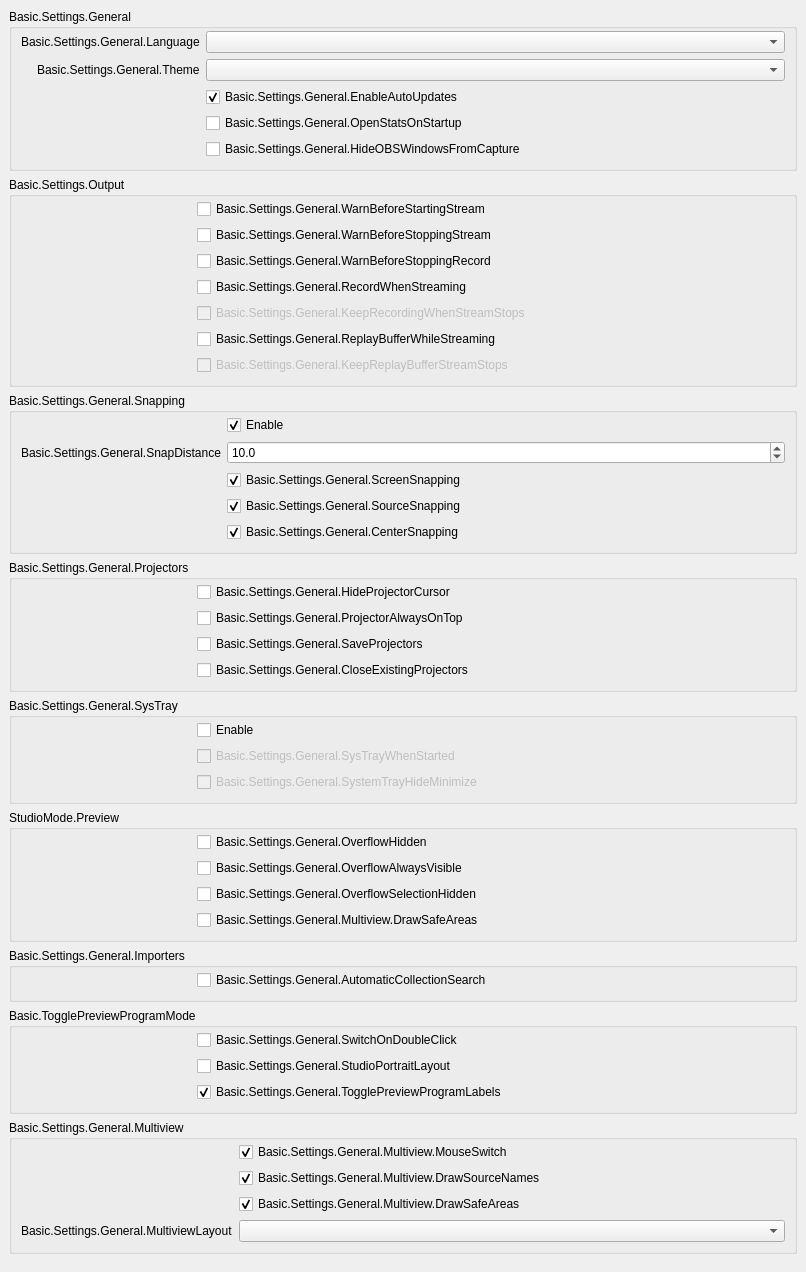
           <widget class="QWidget" name="scrollAreaWidgetContents_2">
            <property name="geometry">
             <rect>
              <x>0</x>
              <y>0</y>
              <width>806</width>
              <height>1181</height>
             </rect>
            </property>
            <layout class="QVBoxLayout" name="verticalLayout_19">
             <property name="leftMargin">
              <number>0</number>
             </property>
             <property name="topMargin">
              <number>0</number>
             </property>
             <property name="rightMargin">
              <number>0</number>
             </property>
             <property name="bottomMargin">
              <number>9</number>
             </property>
             <item>
              <widget class="QFrame" name="widget_2">
               <layout class="QVBoxLayout" name="verticalLayout_20">
                <item>
                 <widget class="QGroupBox" name="groupBox_15">
                  <property name="title">
                   <string>Basic.Settings.General</string>
                  </property>
                  <layout class="QFormLayout" name="formLayout_32">
                   <property name="fieldGrowthPolicy">
                    <enum>QFormLayout::AllNonFixedFieldsGrow</enum>
                   </property>
                   <property name="labelAlignment">
                    <set>Qt::AlignRight|Qt::AlignTrailing|Qt::AlignVCenter</set>
                   </property>
                   <property name="topMargin">
                    <number>2</number>
                   </property>
                   <item row="0" column="0">
                    <widget class="QLabel" name="label">
                     <property name="text">
                      <string>Basic.Settings.General.Language</string>
                     </property>
                     <property name="buddy">
                      <cstring>language</cstring>
                     </property>
                    </widget>
                   </item>
                   <item row="0" column="1">
                    <widget class="QComboBox" name="language"/>
                   </item>
                   <item row="1" column="0">
                    <widget class="QLabel" name="label_42">
                     <property name="text">
                      <string>Basic.Settings.General.Theme</string>
                     </property>
                     <property name="buddy">
                      <cstring>theme</cstring>
                     </property>
                    </widget>
                   </item>
                   <item row="1" column="1">
                    <widget class="QComboBox" name="theme"/>
                   </item>
                   <item row="2" column="0">
                    <spacer name="horizontalSpacer_3">
                     <property name="orientation">
                      <enum>Qt::Horizontal</enum>
                     </property>
                     <property name="sizeType">
                      <enum>QSizePolicy::Fixed</enum>
                     </property>
                     <property name="sizeHint" stdset="0">
                      <size>
                       <width>170</width>
                       <height>5</height>
                      </size>
                     </property>
                    </spacer>
                   </item>
                   <item row="2" column="1">
                    <widget class="QCheckBox" name="enableAutoUpdates">
                     <property name="text">
                      <string>Basic.Settings.General.EnableAutoUpdates</string>
                     </property>
                     <property name="checked">
                      <bool>true</bool>
                     </property>
                    </widget>
                   </item>
                   <item row="3" column="1">
                    <widget class="QCheckBox" name="openStatsOnStartup">
                     <property name="text">
                      <string>Basic.Settings.General.OpenStatsOnStartup</string>
                     </property>
                    </widget>
                   </item>
                   <item row="4" column="1">
                    <widget class="QCheckBox" name="hideOBSFromCapture">
                     <property name="text">
                      <string>Basic.Settings.General.HideOBSWindowsFromCapture</string>
                     </property>
                     <property name="toolTip">
                      <string>Basic.Settings.General.HideOBSWindowsFromCapture.Tooltip</string>
                     </property>
                    </widget>
                   </item>
                  </layout>
                 </widget>
                </item>
                <item>
                 <widget class="QGroupBox" name="groupBox_16">
                  <property name="title">
                   <string>Basic.Settings.Output</string>
                  </property>
                  <layout class="QFormLayout" name="formLayout_2">
                   <property name="fieldGrowthPolicy">
                    <enum>QFormLayout::AllNonFixedFieldsGrow</enum>
                   </property>
                   <property name="topMargin">
                    <number>2</number>
                   </property>
                   <item row="0" column="0">
                    <spacer name="horizontalSpacer_5">
                     <property name="orientation">
                      <enum>Qt::Horizontal</enum>
                     </property>
                     <property name="sizeType">
                      <enum>QSizePolicy::Fixed</enum>
                     </property>
                     <property name="sizeHint" stdset="0">
                      <size>
                       <width>170</width>
                       <height>5</height>
                      </size>
                     </property>
                    </spacer>
                   </item>
                   <item row="0" column="1">
                    <widget class="QCheckBox" name="warnBeforeStreamStart">
                     <property name="text">
                      <string>Basic.Settings.General.WarnBeforeStartingStream</string>
                     </property>
                    </widget>
                   </item>
                   <item row="1" column="1">
                    <widget class="QCheckBox" name="warnBeforeStreamStop">
                     <property name="text">
                      <string>Basic.Settings.General.WarnBeforeStoppingStream</string>
                     </property>
                    </widget>
                   </item>
                   <item row="2" column="1">
                    <widget class="QCheckBox" name="warnBeforeRecordStop">
                     <property name="text">
                      <string>Basic.Settings.General.WarnBeforeStoppingRecord</string>
                     </property>
                    </widget>
                   </item>
                   <item row="3" column="1">
                    <widget class="QCheckBox" name="recordWhenStreaming">
                     <property name="text">
                      <string>Basic.Settings.General.RecordWhenStreaming</string>
                     </property>
                    </widget>
                   </item>
                   <item row="4" column="1">
                    <widget class="QCheckBox" name="keepRecordStreamStops">
                     <property name="enabled">
                      <bool>false</bool>
                     </property>
                     <property name="text">
                      <string>Basic.Settings.General.KeepRecordingWhenStreamStops</string>
                     </property>
                    </widget>
                   </item>
                   <item row="5" column="1">
                    <widget class="QCheckBox" name="replayWhileStreaming">
                     <property name="text">
                      <string>Basic.Settings.General.ReplayBufferWhileStreaming</string>
                     </property>
                    </widget>
                   </item>
                   <item row="6" column="1">
                    <widget class="QCheckBox" name="keepReplayStreamStops">
                     <property name="enabled">
                      <bool>false</bool>
                     </property>
                     <property name="text">
                      <string>Basic.Settings.General.KeepReplayBufferStreamStops</string>
                     </property>
                    </widget>
                   </item>
                  </layout>
                 </widget>
                </item>
                <item>
                 <widget class="QGroupBox" name="groupBox_10">
                  <property name="enabled">
                   <bool>true</bool>
                  </property>
                  <property name="sizePolicy">
                   <sizepolicy hsizetype="Preferred" vsizetype="Maximum">
                    <horstretch>0</horstretch>
                    <verstretch>0</verstretch>
                   </sizepolicy>
                  </property>
                  <property name="title">
                   <string>Basic.Settings.General.Snapping</string>
                  </property>
                  <property name="flat">
                   <bool>false</bool>
                  </property>
                  <layout class="QFormLayout" name="formLayout_21">
                   <property name="fieldGrowthPolicy">
                    <enum>QFormLayout::AllNonFixedFieldsGrow</enum>
                   </property>
                   <property name="labelAlignment">
                    <set>Qt::AlignRight|Qt::AlignTrailing|Qt::AlignVCenter</set>
                   </property>
                   <property name="topMargin">
                    <number>2</number>
                   </property>
                   <item row="0" column="1">
                    <widget class="QCheckBox" name="snappingEnabled">
                     <property name="text">
                      <string>Enable</string>
                     </property>
                     <property name="checked">
                      <bool>true</bool>
                     </property>
                    </widget>
                   </item>
                   <item row="2" column="1">
                    <widget class="QCheckBox" name="screenSnapping">
                     <property name="text">
                      <string>Basic.Settings.General.ScreenSnapping</string>
                     </property>
                     <property name="checked">
                      <bool>true</bool>
                     </property>
                    </widget>
                   </item>
                   <item row="4" column="1">
                    <widget class="QCheckBox" name="centerSnapping">
                     <property name="text">
                      <string>Basic.Settings.General.CenterSnapping</string>
                     </property>
                     <property name="checked">
                      <bool>true</bool>
                     </property>
                    </widget>
                   </item>
                   <item row="3" column="1">
                    <widget class="QCheckBox" name="sourceSnapping">
                     <property name="text">
                      <string>Basic.Settings.General.SourceSnapping</string>
                     </property>
                     <property name="checked">
                      <bool>true</bool>
                     </property>
                    </widget>
                   </item>
                   <item row="1" column="1">
                    <widget class="QDoubleSpinBox" name="snapDistance">
                     <property name="decimals">
                      <number>1</number>
                     </property>
                     <property name="singleStep">
                      <double>0.500000000000000</double>
                     </property>
                     <property name="value">
                      <double>10.000000000000000</double>
                     </property>
                    </widget>
                   </item>
                   <item row="1" column="0">
                    <widget class="QLabel" name="label_9">
                     <property name="text">
                      <string>Basic.Settings.General.SnapDistance</string>
                     </property>
                     <property name="buddy">
                      <cstring>snapDistance</cstring>
                     </property>
                    </widget>
                   </item>
                   <item row="3" column="0">
                    <spacer name="horizontalSpacer_4">
                     <property name="orientation">
                      <enum>Qt::Horizontal</enum>
                     </property>
                     <property name="sizeType">
                      <enum>QSizePolicy::Fixed</enum>
                     </property>
                     <property name="sizeHint" stdset="0">
                      <size>
                       <width>170</width>
                       <height>5</height>
                      </size>
                     </property>
                    </spacer>
                   </item>
                  </layout>
                 </widget>
                </item>
                <item>
                 <widget class="QGroupBox" name="groupBox_14">
                  <property name="title">
                   <string>Basic.Settings.General.Projectors</string>
                  </property>
                  <layout class="QFormLayout" name="formLayout_28">
                   <property name="fieldGrowthPolicy">
                    <enum>QFormLayout::AllNonFixedFieldsGrow</enum>
                   </property>
                   <property name="topMargin">
                    <number>2</number>
                   </property>
                   <item row="0" column="1">
                    <widget class="QCheckBox" name="hideProjectorCursor">
                     <property name="text">
                      <string>Basic.Settings.General.HideProjectorCursor</string>
                     </property>
                    </widget>
                   </item>
                   <item row="1" column="1">
                    <widget class="QCheckBox" name="projectorAlwaysOnTop">
                     <property name="text">
                      <string>Basic.Settings.General.ProjectorAlwaysOnTop</string>
                     </property>
                    </widget>
                   </item>
                   <item row="2" column="1">
                    <widget class="QCheckBox" name="saveProjectors">
                     <property name="text">
                      <string>Basic.Settings.General.SaveProjectors</string>
                     </property>
                    </widget>
                   </item>
                   <item row="3" column="1">
                    <widget class="QCheckBox" name="closeProjectors">
                     <property name="text">
                      <string>Basic.Settings.General.CloseExistingProjectors</string>
                     </property>
                    </widget>
                   </item>
                   <item row="1" column="0">
                    <spacer name="horizontalSpacer">
                     <property name="orientation">
                      <enum>Qt::Horizontal</enum>
                     </property>
                     <property name="sizeType">
                      <enum>QSizePolicy::Fixed</enum>
                     </property>
                     <property name="sizeHint" stdset="0">
                      <size>
                       <width>170</width>
                       <height>5</height>
                      </size>
                     </property>
                    </spacer>
                   </item>
                  </layout>
                 </widget>
                </item>
                <item>
                 <widget class="QGroupBox" name="groupBox_13">
                  <property name="title">
                   <string>Basic.Settings.General.SysTray</string>
                  </property>
                  <layout class="QFormLayout" name="formLayout_29">
                   <property name="fieldGrowthPolicy">
                    <enum>QFormLayout::AllNonFixedFieldsGrow</enum>
                   </property>
                   <property name="topMargin">
                    <number>2</number>
                   </property>
                   <item row="0" column="1">
                    <widget class="QCheckBox" name="systemTrayEnabled">
                     <property name="text">
                      <string>Enable</string>
                     </property>
                    </widget>
                   </item>
                   <item row="1" column="1">
                    <widget class="QCheckBox" name="systemTrayWhenStarted">
                     <property name="enabled">
                      <bool>false</bool>
                     </property>
                     <property name="text">
                      <string>Basic.Settings.General.SysTrayWhenStarted</string>
                     </property>
                    </widget>
                   </item>
                   <item row="2" column="1">
                    <widget class="QCheckBox" name="systemTrayAlways">
                     <property name="enabled">
                      <bool>false</bool>
                     </property>
                     <property name="text">
                      <string>Basic.Settings.General.SystemTrayHideMinimize</string>
                     </property>
                    </widget>
                   </item>
                   <item row="1" column="0">
                    <spacer name="horizontalSpacer_2">
                     <property name="orientation">
                      <enum>Qt::Horizontal</enum>
                     </property>
                     <property name="sizeType">
                      <enum>QSizePolicy::Fixed</enum>
                     </property>
                     <property name="sizeHint" stdset="0">
                      <size>
                       <width>170</width>
                       <height>5</height>
                      </size>
                     </property>
                    </spacer>
                   </item>
                  </layout>
                 </widget>
                </item>
                <item>
                 <widget class="QGroupBox" name="groupBox_18">
                  <property name="title">
                   <string>StudioMode.Preview</string>
                  </property>
                  <layout class="QFormLayout" name="formLayout_35">
                   <property name="fieldGrowthPolicy">
                    <enum>QFormLayout::AllNonFixedFieldsGrow</enum>
                   </property>
                   <property name="labelAlignment">
                    <set>Qt::AlignRight|Qt::AlignTrailing|Qt::AlignVCenter</set>
                   </property>
                   <property name="topMargin">
                    <number>2</number>
                   </property>
                   <item row="1" column="1">
                    <widget class="QCheckBox" name="overflowAlwaysVisible">
                     <property name="text">
                      <string>Basic.Settings.General.OverflowAlwaysVisible</string>
                     </property>
                    </widget>
                   </item>
                   <item row="0" column="0">
                    <spacer name="horizontalSpacer_25">
                     <property name="orientation">
                      <enum>Qt::Horizontal</enum>
                     </property>
                     <property name="sizeHint" stdset="0">
                      <size>
                       <width>170</width>
                       <height>5</height>
                      </size>
                     </property>
                    </spacer>
                   </item>
                   <item row="2" column="1">
                    <widget class="QCheckBox" name="overflowSelectionHide">
                     <property name="text">
                      <string>Basic.Settings.General.OverflowSelectionHidden</string>
                     </property>
                    </widget>
                   </item>
                   <item row="3" column="1">
                    <widget class="QCheckBox" name="previewSafeAreas">
                     <property name="text">
                      <string>Basic.Settings.General.Multiview.DrawSafeAreas</string>
                     </property>
                    </widget>
                   </item>
                   <item row="0" column="1">
                    <widget class="QCheckBox" name="overflowHide">
                     <property name="text">
                      <string>Basic.Settings.General.OverflowHidden</string>
                     </property>
                    </widget>
                   </item>
                  </layout>
                 </widget>
                </item>
                <item>
                 <widget class="QGroupBox" name="groupBox_19">
                  <property name="title">
                   <string>Basic.Settings.General.Importers</string>
                  </property>
                  <layout class="QFormLayout" name="formLayout_36">
                   <property name="fieldGrowthPolicy">
                    <enum>QFormLayout::AllNonFixedFieldsGrow</enum>
                   </property>
                   <property name="labelAlignment">
                    <set>Qt::AlignRight|Qt::AlignTrailing|Qt::AlignVCenter</set>
                   </property>
                   <property name="topMargin">
                    <number>2</number>
                   </property>
                   <item row="0" column="0">
                    <spacer name="horizontalSpacer_26">
                     <property name="orientation">
                      <enum>Qt::Horizontal</enum>
                     </property>
                     <property name="sizeHint" stdset="0">
                      <size>
                       <width>170</width>
                       <height>5</height>
                      </size>
                     </property>
                    </spacer>
                   </item>
                   <item row="0" column="1">
                    <widget class="QCheckBox" name="automaticSearch">
                     <property name="text">
                      <string>Basic.Settings.General.AutomaticCollectionSearch</string>
                     </property>
                    </widget>
                   </item>
                  </layout>
                 </widget>
                </item>
                <item>
                 <widget class="QGroupBox" name="groupBox_11">
                  <property name="title">
                   <string>Basic.TogglePreviewProgramMode</string>
                  </property>
                  <layout class="QFormLayout" name="formLayout_31">
                   <property name="fieldGrowthPolicy">
                    <enum>QFormLayout::AllNonFixedFieldsGrow</enum>
                   </property>
                   <property name="labelAlignment">
                    <set>Qt::AlignRight|Qt::AlignTrailing|Qt::AlignVCenter</set>
                   </property>
                   <property name="topMargin">
                    <number>2</number>
                   </property>
                   <item row="0" column="1">
                    <widget class="QCheckBox" name="doubleClickSwitch">
                     <property name="text">
                      <string>Basic.Settings.General.SwitchOnDoubleClick</string>
                     </property>
                    </widget>
                   </item>
                   <item row="0" column="0">
                    <spacer name="horizontalSpacer_6">
                     <property name="orientation">
                      <enum>Qt::Horizontal</enum>
                     </property>
                     <property name="sizeHint" stdset="0">
                      <size>
                       <width>170</width>
                       <height>5</height>
                      </size>
                     </property>
                    </spacer>
                   </item>
                   <item row="1" column="1">
                    <widget class="QCheckBox" name="studioPortraitLayout">
                     <property name="text">
                      <string>Basic.Settings.General.StudioPortraitLayout</string>
                     </property>
                    </widget>
                   </item>
                   <item row="2" column="1">
                    <widget class="QCheckBox" name="prevProgLabelToggle">
                     <property name="text">
                      <string>Basic.Settings.General.TogglePreviewProgramLabels</string>
                     </property>
                     <property name="checked">
                      <bool>true</bool>
                     </property>
                    </widget>
                   </item>
                  </layout>
                 </widget>
                </item>
                <item>
                 <widget class="QGroupBox" name="groupBoxMultiview">
                  <property name="title">
                   <string>Basic.Settings.General.Multiview</string>
                  </property>
                  <layout class="QFormLayout" name="formLayoutMultiview">
                   <property name="fieldGrowthPolicy">
                    <enum>QFormLayout::AllNonFixedFieldsGrow</enum>
                   </property>
                   <property name="labelAlignment">
                    <set>Qt::AlignRight|Qt::AlignTrailing|Qt::AlignVCenter</set>
                   </property>
                   <property name="topMargin">
                    <number>2</number>
                   </property>
                   <item row="0" column="0">
                    <spacer name="horizontalSpacerMultiview">
                     <property name="orientation">
                      <enum>Qt::Horizontal</enum>
                     </property>
                     <property name="sizeType">
                      <enum>QSizePolicy::Fixed</enum>
                     </property>
                     <property name="sizeHint" stdset="0">
                      <size>
                       <width>170</width>
                       <height>5</height>
                      </size>
                     </property>
                    </spacer>
                   </item>
                   <item row="0" column="1">
                    <widget class="QCheckBox" name="multiviewMouseSwitch">
                     <property name="text">
                      <string>Basic.Settings.General.Multiview.MouseSwitch</string>
                     </property>
                     <property name="checked">
                      <bool>true</bool>
                     </property>
                    </widget>
                   </item>
                   <item row="1" column="1">
                    <widget class="QCheckBox" name="multiviewDrawNames">
                     <property name="text">
                      <string>Basic.Settings.General.Multiview.DrawSourceNames</string>
                     </property>
                     <property name="checked">
                      <bool>true</bool>
                     </property>
                    </widget>
                   </item>
                   <item row="2" column="1">
                    <widget class="QCheckBox" name="multiviewDrawAreas">
                     <property name="text">
                      <string>Basic.Settings.General.Multiview.DrawSafeAreas</string>
                     </property>
                     <property name="checked">
                      <bool>true</bool>
                     </property>
                    </widget>
                   </item>
                   <item row="3" column="1">
                    <widget class="QComboBox" name="multiviewLayout"/>
                   </item>
                   <item row="3" column="0">
                    <widget class="QLabel" name="label_64">
                     <property name="text">
                      <string>Basic.Settings.General.MultiviewLayout</string>
                     </property>
                     <property name="buddy">
                      <cstring>multiviewLayout</cstring>
                     </property>
                    </widget>
                   </item>
                  </layout>
                 </widget>
                </item>
               </layout>
              </widget>
             </item>
            </layout>
           </widget>
